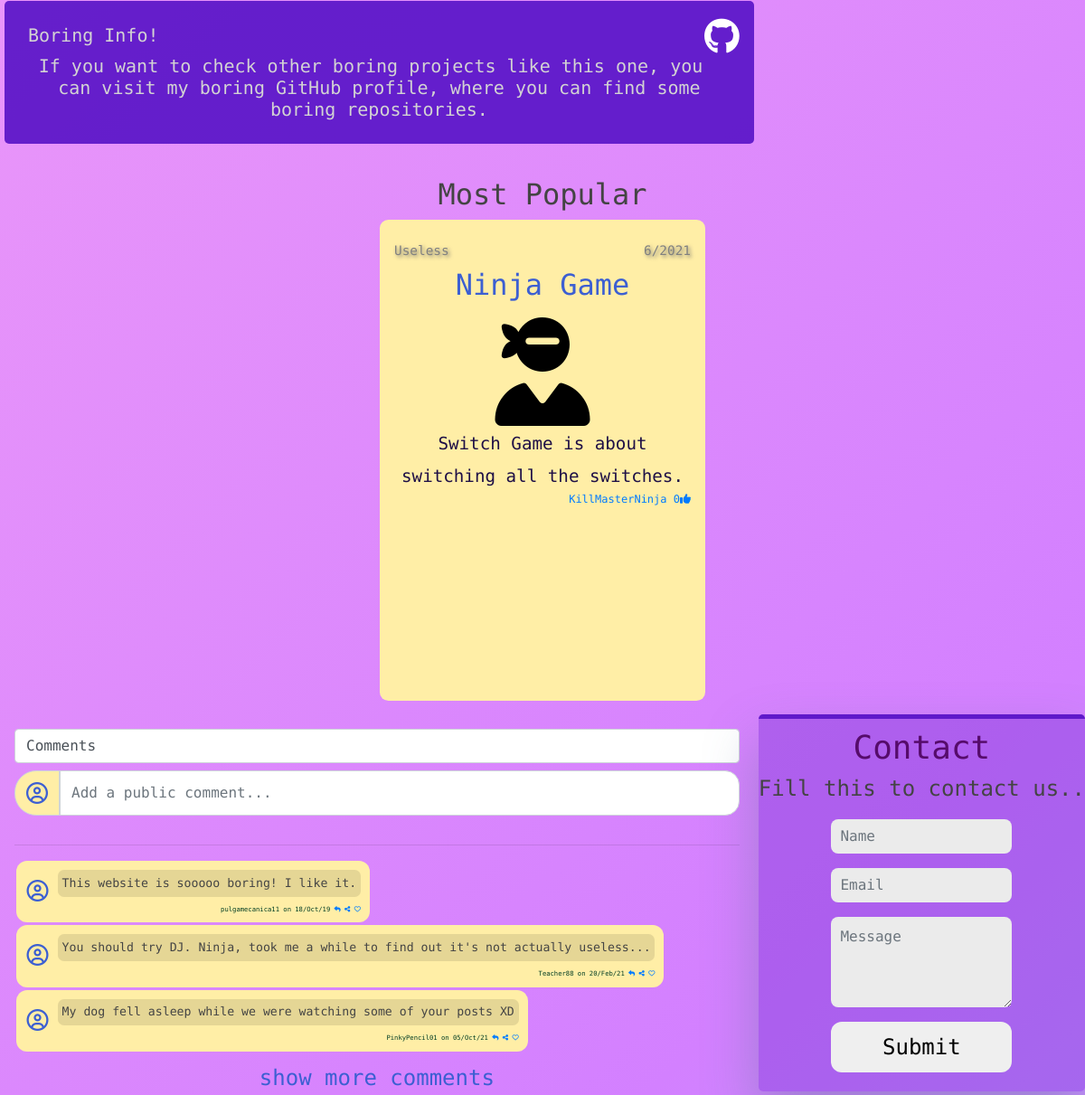
The app's page / (middle part), older data.
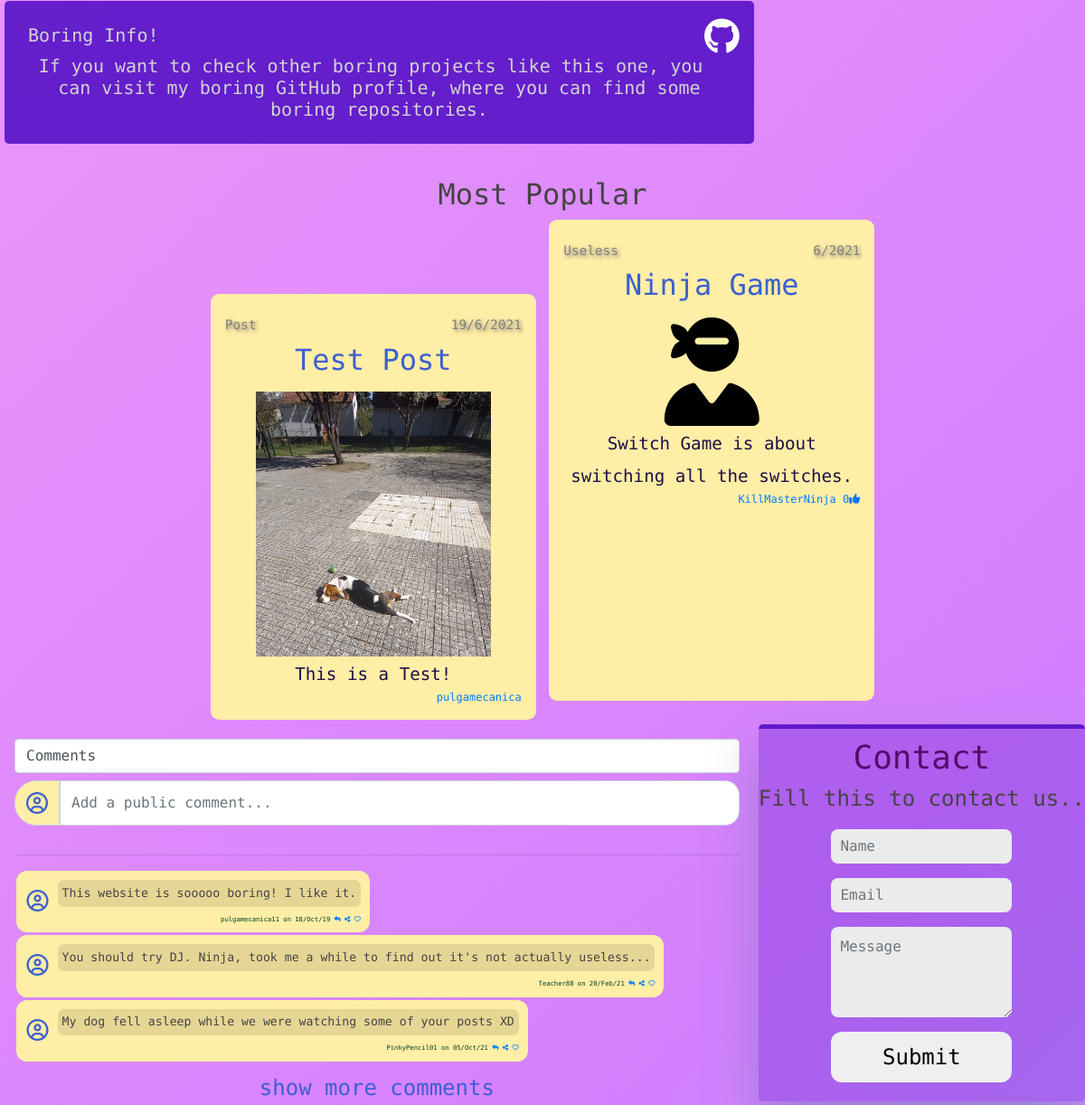
The same page, newer data.
### boring/models.py (models this page shows, shortened)
class Post(models.Model):
    title = models.CharField(max_length = 30)
    description = models.TextField(max_length = 150)
    views = models.IntegerField(default = 0)
    likes = models.IntegerField(default = 0)
    active = models.BooleanField(default=False)
    created_at = models.DateTimeField(auto_now_add=True)
    short_description = models.CharField(max_length = 15, default='Details')
    user = models.ForeignKey(BoringUser, on_delete=models.CASCADE, related_name="posts")

class BoringUser(models.Model):
    user = models.OneToOneField(User, on_delete=models.CASCADE)
    boring_coins = models.IntegerField(default=100)
    boring_diamonds = models.IntegerField(default=10)
    bio = models.TextField(blank=True)
    level = models.IntegerField(default=0)

### boring_website/views.py (the view)
# urls.py: path('', views.home_page_view, name='home'),
def home_page_view(request):
    recent_posts = [post for index, post in enumerate(Post.objects.all().filter(active=True)) if index < 2]
    game = None if len(Game.objects.all()) == 0 else Game.objects.all().order_by('likes')[0]
    post = None if len(Post.objects.all()) == 0 else Post.objects.all().order_by('likes')[0]
    context = {'post': post, 'game': game, 'posts': recent_posts, 'uselessGames': Game.objects.all().filter(category=0)[:2], 'creativeGames': Game.objects.all().filter(category=1)[:2], 'boringGames': Game.objects.all().filter(category=2)[:2], 'frustrationGames': Game.objects.all().filter(category=3)[:2]}
    return render(request, 'boring_website/home.html', context)

### boring_website/templates/boring_website/home.html (shortened to what the changed rows need)
{% extends 'boring_website/base.html' %}
{% block main %}
<div class="main-wrapper" id="home-active">
    <div class="box author-box">
        <h1><a href="#"><i class="fab fa-github"></i></a></h1>
	</div>
    <div class="box compilation-box">
        <div class="compilation-container">
            <h2>Most Popular</h2>
            {% if post is not None %}
                <a href="{% url 'boring_website:posts' %}">
                    <section class="compilation-post">
                        <header>Post<span class="element-date">{{ post.created_at.day }}/{{ post.created_at.month }}/{{ post.created_at.year }}</span></header>
                        <h2>{{ post.title }}</h2>
                        {% load static %}
                        <img src="{% static 'boring_website/images/doggoPost.png' %}" alt="dog beagle">
                        <content>
                            {{ post.description }}
                        </content>
                        <footer> {{ post.user.user.username }} </footer>
                    </section>
                </a>
            {% endif %}
            {% if game is not None %}
                <section class="compilation-game">
                    <div class="flip-card">
                        <div class="flip-card-inner">
                            <div class="flip-card-front">
                                <a href="{% url 'boring_website:games' %}">
                                    <h2>{{ game.name }}</h2>
                                </a>
                            </div>
                        </div>
                    </div>
                </section>
            {% endif %}
        </div>
    </div>
    <div class="box comments-box" id="comments-anchor">
        <div class="comment-wrapper">
            <h2><label for="comment">Comments</label></h2>
        </div>
    </div>
</div>
{% endblock %}

Row changes from the older to the newer data that the page shows:
added Post: created_at.day "19", created_at.month "6", created_at.year "2021", title "Test Post", description "This is a Test!", user.user.username "pulgamecanica"
Text that changed along with them:
text now shown: "Post / /"
